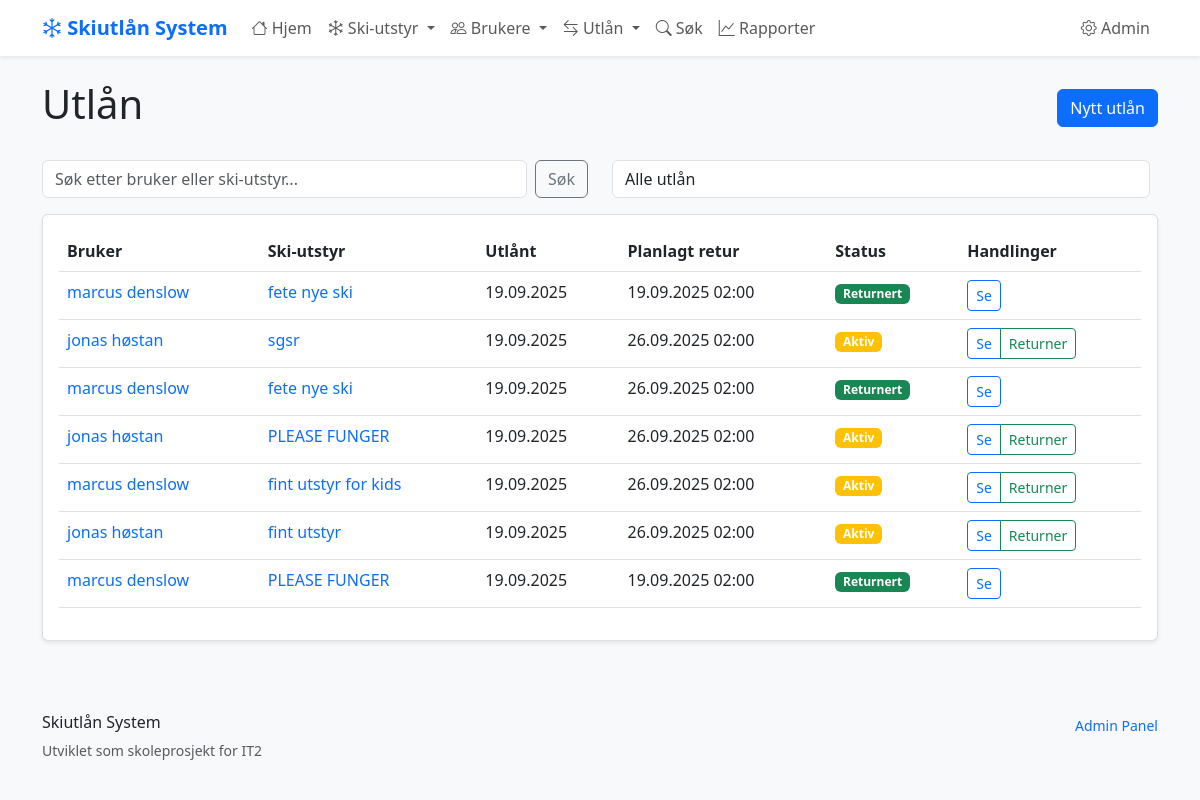
Before: /utlan/ with the older database file.
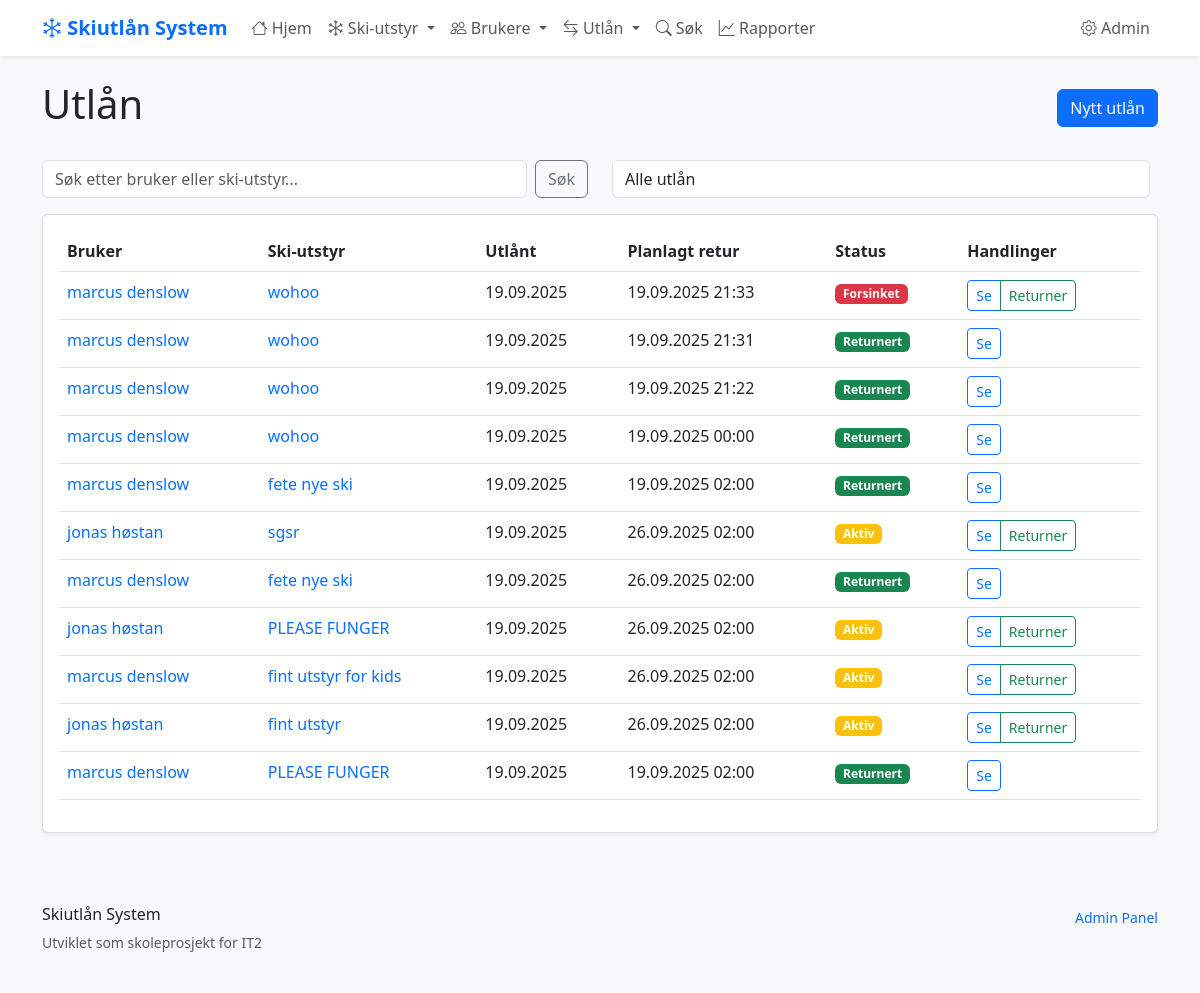
After: the same page with the newer database file.
### skiutlan/models.py (models this page shows, shortened)
class Utlan(models.Model):
    bruker = models.ForeignKey(Bruker, on_delete=models.CASCADE)
    ski_item = models.ForeignKey(SkiItem, on_delete=models.CASCADE)
    utlant_dato = models.DateTimeField(auto_now_add=True)
    planlagt_retur = models.DateTimeField()
    returnert_dato = models.DateTimeField(blank=True, null=True)
    def __str__(self):
        return f"{self.bruker.fornavn} {self.bruker.etternavn} låner {self.ski_item.navn}"
    @property
    def er_forsinket(self):
        if self.returnert_dato:
            return False
        from django.utils import timezone
        current_time = timezone.now().replace(second=0, microsecond=0)
        return self.planlagt_retur < current_time

class Bruker(models.Model):
    fornavn = models.CharField(max_length=50)
    etternavn = models.CharField(max_length=50)
    telefon = models.CharField(
        max_length=15,
        unique=True,  # Hver bruker må ha unikt telefonnummer
        help_text="Telefonnummer med landkode (+47)"
    )
    epost = models.EmailField(blank=True, null=True)
    registrert = models.DateTimeField(auto_now_add=True)
    class Meta:
        verbose_name = "Bruker"
        verbose_name_plural = "Brukere"
        ordering = ['etternavn', 'fornavn']

class SkiItem(models.Model):
    SKI_TYPES = [
        ('alpinski', 'Alpinski'),
        ('langrenn', 'Langrennsski'),
        ('snowboard', 'Snowboard'),
        ('stovler', 'Skistøvler'),
        ('staver', 'Skistaver'),
    ]
    navn = models.CharField(max_length=100, help_text="Navn på ski-elementet")
    type_ski = models.CharField(
        max_length=20,
        choices=SKI_TYPES,
        help_text="Type ski-element"
    )
    storrelse = models.IntegerField(
        validators=[MinValueValidator(1), MaxValueValidator(300)],
        help_text="Størrelse i cm for ski/staver, EU-størrelse for støvler"
    )
    tilstand = models.CharField(
        max_length=20,
        choices=[
            ('utmerket', 'Utmerket'),
            ('god', 'God'),
            ('slitt', 'Slitt'),
            ('reparasjon', 'Trenger reparasjon'),
        ],
        default='god'
    )
    opprettet = models.DateTimeField(auto_now_add=True)
    oppdatert = models.DateTimeField(auto_now=True)
    class Meta:
        verbose_name = "Ski-element"
        verbose_name_plural = "Ski-elementer"
        ordering = ['type_ski', 'storrelse']  # Sorterer automatisk

### skiutlan/views.py (the view)
# urls.py: path('utlan/', views.utlan_liste, name='utlan_liste'),
def utlan_liste(request):
    utlan = Utlan.objects.all().order_by('-utlant_dato')
    print(f"DEBUG utlan_liste: Totalt {utlan.count()} utlån i databasen")
    status_filter = request.GET.get('status', '')
    if status_filter == 'aktive':
        utlan = utlan.filter(returnert_dato__isnull=True)
    elif status_filter == 'returnerte':
        utlan = utlan.filter(returnert_dato__isnull=False)
    elif status_filter == 'forsinket':
        utlan = utlan.filter(returnert_dato__isnull=True, planlagt_retur__lt=timezone.now())
    sok_tekst = request.GET.get('sok', '')
    if sok_tekst:
        utlan = utlan.filter(
            Q(bruker__fornavn__icontains=sok_tekst) |
            Q(bruker__etternavn__icontains=sok_tekst) |
            Q(ski_item__navn__icontains=sok_tekst)
        )
    print(f"DEBUG utlan_liste: Etter filtrering {utlan.count()} utlån")
    for u in utlan:
        print(f"  - {u}")
    context = {
        'utlan': utlan,
        'sok_tekst': sok_tekst,
        'status_filter': status_filter,
    }
    return render(request, 'skiutlan/utlan_liste.html', context)

### skiutlan/templates/skiutlan/utlan_liste.html (shortened to what this page needs)
{% extends 'skiutlan/base.html' %}
{% block content %}
<div class="d-flex justify-content-between align-items-center mb-4">
    <h1>Utlån</h1>
    <a href="{% url 'skiutlan:utlan_opprett' %}" class="btn btn-primary">Nytt utlån</a>
</div>
<div class="row mb-3">
    <div class="col-md-6">
        <form method="get" class="d-flex">
            <input type="text" name="sok" class="form-control me-2" placeholder="Søk etter bruker eller ski-utstyr..." value="{{ sok_tekst }}">
            <button type="submit" class="btn btn-outline-secondary">Søk</button>
        </form>
    </div>
    <div class="col-md-6">
        <form method="get" class="d-flex">
            <select name="status" class="form-control me-2" onchange="this.form.submit()">
                <option value="">Alle utlån</option>
            </select>
        </form>
    </div>
</div>
<div class="card">
    <div class="card-body">
        {% if utlan %}
            <div class="table-responsive">
                <table class="table table-hover">
                    <thead>
                        <tr>
                            <th>Bruker</th>
                            <th>Ski-utstyr</th>
                            <th>Utlånt</th>
                            <th>Planlagt retur</th>
                            <th>Status</th>
                            <th>Handlinger</th>
                        </tr>
                    </thead>
                    <tbody>
                        {% for utlan_item in utlan %}
                        <tr>
                            <td>
                                <a href="{% url 'skiutlan:bruker_detalj' utlan_item.bruker.id %}" class="text-decoration-none">
                                    {{ utlan_item.bruker.fornavn }} {{ utlan_item.bruker.etternavn }}
                                </a>
                            </td>
                            <td>
                                <a href="{% url 'skiutlan:ski_item_detalj' utlan_item.ski_item.id %}" class="text-decoration-none">
                                    {{ utlan_item.ski_item.navn }}
                                </a>
                            </td>
                            <td>{{ utlan_item.utlant_dato|date:"d.m.Y" }}</td>
                            <td>{{ utlan_item.planlagt_retur|date:"d.m.Y H:i" }}</td>
                            <td>
                                {% if utlan_item.returnert_dato %}
                                    <span class="badge bg-success">Returnert</span>
                                {% else %}
                                    {% if utlan_item.er_forsinket %}
                                        <span class="badge bg-danger">Forsinket</span>
                                    {% else %}
                                        <span class="badge bg-warning">Aktiv</span>
                                    {% endif %}
                                {% endif %}
                            </td>
                            <td>
                                <div class="btn-group btn-group-sm">
                                    <a href="{% url 'skiutlan:utlan_detalj' utlan_item.id %}" class="btn btn-outline-primary">Se</a>
                                    {% if not utlan_item.returnert_dato %}
                                        <a href="{% url 'skiutlan:utlan_marker_returnert' utlan_item.id %}" class="btn btn-outline-success">Returner</a>
                                    {% endif %}
                                </div>
                            </td>
                        </tr>
                        {% endfor %}
                    </tbody>
                </table>
            </div>
        {% else %}
            <div class="text-center py-5">
                <p class="text-muted">Ingen utlån funnet.</p>
                <a href="{% url 'skiutlan:utlan_opprett' %}" class="btn btn-primary">Opprett første utlån</a>
            </div>
        {% endif %}
    </div>
</div>
{% endblock %}

### skiutlan/templates/skiutlan/base.html (shortened to what this page needs)
<!DOCTYPE html>
<html lang="no">
<head>
    <link href="https://cdn.jsdelivr.net/npm/bootstrap@5.3.0/dist/css/bootstrap.min.css" rel="stylesheet">
    <link href="https://cdn.jsdelivr.net/npm/bootstrap-icons@1.10.0/font/bootstrap-icons.css" rel="stylesheet">
</head>
<body>
    <nav class="navbar navbar-expand-lg navbar-light bg-white shadow-sm">
        <div class="container">
            <a class="navbar-brand" href="{% url 'skiutlan:hjem' %}">
                <i class="bi bi-snow"></i>
                Skiutlån System
            </a>
            <div class="collapse navbar-collapse" id="navbarNav">
                <ul class="navbar-nav me-auto">
                    <li class="nav-item">
                        <a class="nav-link" href="{% url 'skiutlan:hjem' %}">
                            <i class="bi bi-house"></i> Hjem
                        </a>
                    </li>
                    <li class="nav-item dropdown">
                        <a class="nav-link dropdown-toggle" href="#" role="button" data-bs-toggle="dropdown">
                            <i class="bi bi-snow"></i> Ski-utstyr
                        </a>
                    </li>
                    <li class="nav-item dropdown">
                        <a class="nav-link dropdown-toggle" href="#" role="button" data-bs-toggle="dropdown">
                            <i class="bi bi-people"></i> Brukere
                        </a>
                    </li>
                    <li class="nav-item dropdown">
                        <a class="nav-link dropdown-toggle" href="#" role="button" data-bs-toggle="dropdown">
                            <i class="bi bi-arrow-left-right"></i> Utlån
                        </a>
                    </li>
                    <li class="nav-item">
                        <a class="nav-link" href="{% url 'skiutlan:avansert_sok' %}">
                            <i class="bi bi-search"></i> Søk
                        </a>
                    </li>
                    <li class="nav-item">
                        <a class="nav-link" href="{% url 'skiutlan:rapporter' %}">
                            <i class="bi bi-graph-up"></i> Rapporter
                        </a>
                    </li>
                </ul>
                <ul class="navbar-nav">
                    <li class="nav-item">
                        <a class="nav-link" href="/admin/" target="_blank">
                            <i class="bi bi-gear"></i> Admin
                        </a>
                    </li>
                </ul>
            </div>
        </div>
    </nav>
    <main class="container my-4">
        {% block content %}{% endblock %}
    </main>
    <footer class="bg-light mt-5 py-4">
        <div class="container">
            <div class="row">
                <div class="col-md-6">
                    <h6>Skiutlån System</h6>
                    <p class="text-muted small">
                        Utviklet som skoleprosjekt for IT2
                    </p>
                </div>
                <div class="col-md-6 text-md-end">
                    <small class="text-muted">
                        <a href="/admin/" class="text-decoration-none">Admin Panel</a>
                    </small>
                </div>
            </div>
        </div>
    </footer>
</body>
</html>

### skiutlan/templates/skiutlan/base.html (style rules this page uses)
:root { --primary-color: #0d6efd; --secondary-color: #6c757d; --success-color: #198754; --warning-color: #ffc107; --danger-color: #dc3545; }
body { font-family: 'Segoe UI', Tahoma, Geneva, Verdana, sans-serif; background-color: #f8f9fa; }
.navbar-brand { font-weight: bold; color: var(--primary-color) !important; }
.card { box-shadow: 0 0.125rem 0.25rem rgba(0, 0, 0, 0.075); border: 1px solid rgba(0, 0, 0, 0.125); }

Changed rows visible on the page:
added Utlan: bruker.fornavn "marcus", bruker.etternavn "denslow", ski_item.navn "wohoo", utlant_dato "19.09.2025", planlagt_retur "19.09.2025 21:33", shows "Forsinket", shows "Returner"
added Utlan: bruker.fornavn "marcus", bruker.etternavn "denslow", ski_item.navn "wohoo", utlant_dato "19.09.2025", planlagt_retur "19.09.2025 21:31", shows "Returnert"
added Utlan: bruker.fornavn "marcus", bruker.etternavn "denslow", ski_item.navn "wohoo", utlant_dato "19.09.2025", planlagt_retur "19.09.2025 21:22", shows "Returnert"
added Utlan: bruker.fornavn "marcus", bruker.etternavn "denslow", ski_item.navn "wohoo", utlant_dato "19.09.2025", planlagt_retur "19.09.2025 00:00", shows "Returnert"
